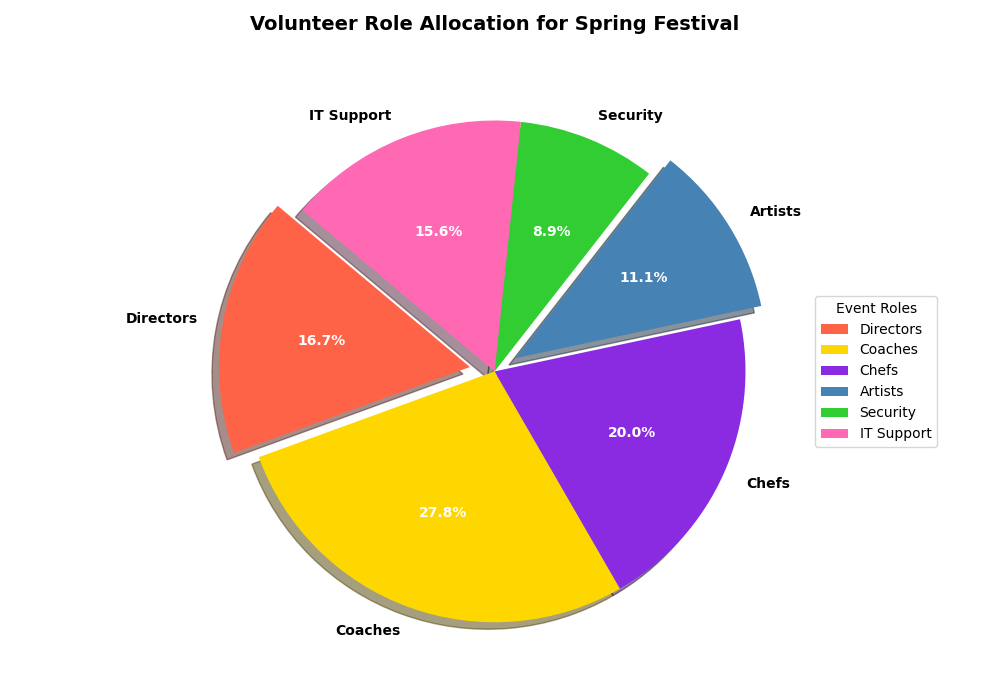

Python code for this plot:
import matplotlib.pyplot as plt

# Data: Randomly altered to reflect new distribution labels
volunteer_roles = ['Directors', 'Coaches', 'Chefs', 'Artists', 'Security', 'IT Support']
volunteer_counts = [15, 25, 18, 10, 8, 14]

# Colors remain the same
colors = ['#FF6347', '#FFD700', '#8A2BE2', '#4682B4', '#32CD32', '#FF69B4']

# Create pie chart
fig, ax = plt.subplots(figsize=(10, 7))

# Explode section updated
explode = (0.1, 0, 0, 0.1, 0, 0)

# Plot pie chart
wedges, texts, autotexts = ax.pie(
    volunteer_counts,
    labels=volunteer_roles,
    colors=colors,
    autopct='%1.1f%%',
    startangle=140,
    explode=explode,
    shadow=True
)

# Customize font properties for better visibility
for text in texts:
    text.set_fontsize(10)
    text.set_fontweight('bold')

for autotext in autotexts:
    autotext.set_fontsize(10)
    autotext.set_color('white')
    autotext.set_fontweight('bold')

# Setting the title of the chart changed
ax.set_title(
    "Volunteer Role Allocation for Spring Festival",
    fontsize=14, fontweight='bold', pad=20
)

# Updated legend
ax.legend(
    wedges, volunteer_roles,
    title="Event Roles",
    loc="center left",
    bbox_to_anchor=(1, 0, 0.5, 1)
)

# Ensure the layout fits well on display
plt.tight_layout()

# Display the plot
plt.show()
